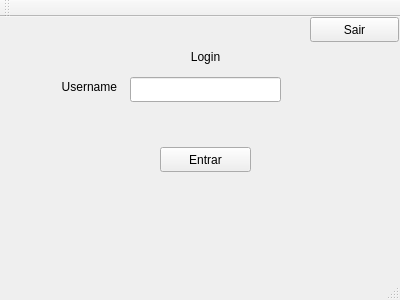
<?xml version="1.0" encoding="UTF-8"?>
<ui version="4.0">
 <class>MainWindow</class>
 <widget class="QMainWindow" name="MainWindow">
  <property name="geometry">
   <rect>
    <x>0</x>
    <y>0</y>
    <width>400</width>
    <height>300</height>
   </rect>
  </property>
  <property name="maximumSize">
   <size>
    <width>400</width>
    <height>300</height>
   </size>
  </property>
  <property name="windowTitle">
   <string>MainWindow</string>
  </property>
  <widget class="QWidget" name="centralWidget">
   <widget class="QLineEdit" name="lineEditUsername">
    <property name="geometry">
     <rect>
      <x>130</x>
      <y>60</y>
      <width>151</width>
      <height>25</height>
     </rect>
    </property>
    <property name="maxLength">
     <number>255</number>
    </property>
   </widget>
   <widget class="QLabel" name="labelLogin">
    <property name="geometry">
     <rect>
      <x>160</x>
      <y>30</y>
      <width>91</width>
      <height>20</height>
     </rect>
    </property>
    <property name="text">
     <string>Login</string>
    </property>
    <property name="alignment">
     <set>Qt::AlignCenter</set>
    </property>
   </widget>
   <widget class="QPushButton" name="pushButtonEntrar">
    <property name="geometry">
     <rect>
      <x>160</x>
      <y>130</y>
      <width>91</width>
      <height>25</height>
     </rect>
    </property>
    <property name="text">
     <string>Entrar</string>
    </property>
   </widget>
   <widget class="QLabel" name="labelUsername">
    <property name="geometry">
     <rect>
      <x>46</x>
      <y>60</y>
      <width>71</width>
      <height>20</height>
     </rect>
    </property>
    <property name="text">
     <string>Username</string>
    </property>
    <property name="alignment">
     <set>Qt::AlignRight|Qt::AlignTrailing|Qt::AlignVCenter</set>
    </property>
   </widget>
   <widget class="QPushButton" name="pushButtonSair">
    <property name="geometry">
     <rect>
      <x>310</x>
      <y>0</y>
      <width>89</width>
      <height>25</height>
     </rect>
    </property>
    <property name="text">
     <string>Sair</string>
    </property>
   </widget>
  </widget>
  <widget class="QToolBar" name="mainToolBar">
   <attribute name="toolBarArea">
    <enum>TopToolBarArea</enum>
   </attribute>
   <attribute name="toolBarBreak">
    <bool>false</bool>
   </attribute>
  </widget>
  <widget class="QStatusBar" name="statusBar"/>
  <widget class="QMenuBar" name="menuBar">
   <property name="geometry">
    <rect>
     <x>0</x>
     <y>0</y>
     <width>400</width>
     <height>22</height>
    </rect>
   </property>
  </widget>
 </widget>
 <layoutdefault spacing="6" margin="11"/>
 <resources/>
 <connections/>
</ui>
